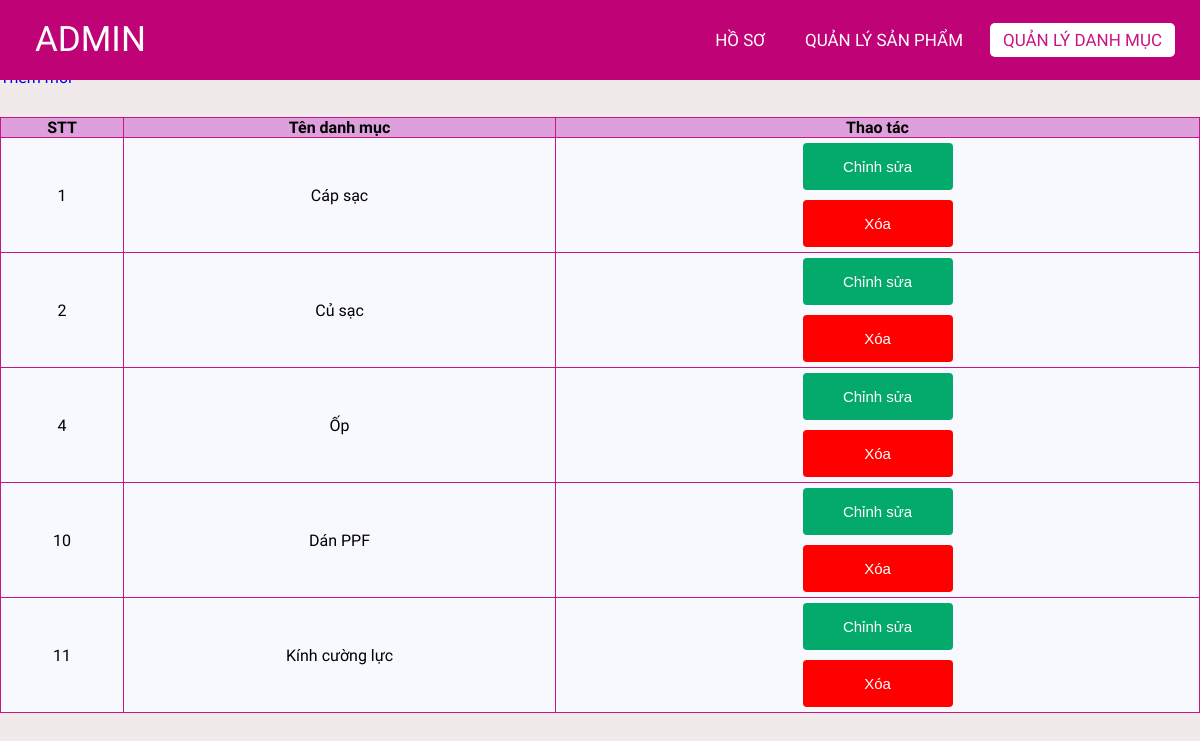
The app's page /admin/danhmuc.php with its own data.
### tables this page shows
CREATE TABLE `categories` (
  `id` int(11) NOT NULL,
  `name` varchar(255) NOT NULL,
  `status` int(11) NOT NULL DEFAULT 1
);

### admin/danhmuc.php (the view, shortened to what this page needs)
<!DOCTYPE html>
<html lang="en">
<head>
    <link rel="stylesheet" href="./css_admin.css">
    <link rel="stylesheet" href="https://cdnjs.cloudflare.com/ajax/libs/font-awesome/5.15.4/css/all.min.css">
</head>
<body>
    <nav>
        <label class="logo">ADMIN</label>
        <ul>
            <li><a href="./header.php" >Hồ sơ</a></li>
            <li><a href="./trangchu_admin.php" >Quản lý Sản phẩm</a></li>
            <li><a href="./danhmuc.php" class="active">Quản lý danh mục</a></li>
        </ul>
    </nav>
    <div class="title">
        <h1>Danh sách danh mục</h1>
    </div>
    <div class="addNew">
        <a href="add_cate.php">Thêm mới</a>
    </div>
    <div class="container">
        <table class="list">
                <tr>
                    <th>STT</th>
                    <th>Tên danh mục</th>
                    <th>Thao tác</th>
                </tr>
                <?php
                    $db = mysqli_connect("localhost", "root", "", "web_phukien");
                    $sql = "select * from categories";
                    $result = mysqli_query($db, $sql);
                    while($value = mysqli_fetch_array($result))
                    {
                      ?>
                    <tr>
                        <td><?= $value['id']; ?></td>
                        <td><?= $value['name'] ?></td>
                        <td>
                        <form action="./edit_cate.php" method="POST">
                            <button type="submit" class="css_btn" name="edit_data_btn"><span>Chỉnh sửa</span></button>
                        </form>
                        <form action="./delete_cate.php" method="POST">
                            <button type="submit" class="css_btn deletebtn" name="delete_data_btn" style="background-color: red;"><span>Xóa</span></button>
                        </form>
                    </td>
                    </tr>
                    <?php } ?>
            </table>
    </div>
</body>
</html>

### admin/css_admin.css (style rules this page uses)
* { padding: 0; margin: 0; text-decoration: none; list-style: none; box-sizing: border-box; }
body { font-family: Mitr; background: rgb(240, 234, 234); }
nav { top: 0; position: fixed; background: #c00277; height: 80px; width: 100%; }
label.logo { color: white; font-size: 35px; line-height: 80px; padding: 0 35px; }
nav ul { float: right; margin-right: 20px; }
nav ul li { display: inline-block; line-height: 80px; margin: 0 5px; }
nav ul li a { color: white; font-size: 17px; padding: 7px 13px; border-radius: 3px; text-transform: uppercase; border-radius: 5px; transition: 0.5s; }
.active, a:hover { background-color: white; color: mediumvioletred; }
.container { margin-top: 30px; height: auto; }
.addNew { margin-top: 30px; }
.title { background-color: white; }
.list { width: 100%; background-color: ghostwhite; padding: 10px; border-collapse: collapse; }
th { background-color: plum; border: 1px solid mediumvioletred; }
td { border: 1px solid mediumvioletred; text-align: center; }
.css_btn { border-radius: 4px; background-color: #04A96C; border: none; color: #FFFFFF; text-align: center; font-size: 15px; padding: 15px; width: 150px; transition: all 0.5s; cursor: pointer; margin: 5px; }
.css_btn span { cursor: pointer; display: inline-block; position: relative; transition: 0.5s; }
.css_btn span:after { content: '\00bb'; position: absolute; opacity: 0; top: 0; right: -40px; transition: 0.5s; }

### records on screen
categories: id "1", name "Cáp sạc"
categories: id "2", name "Củ sạc"
categories: id "4", name "Ốp"
categories: id "10", name "Dán PPF"
categories: id "11", name "Kính cường lực"
